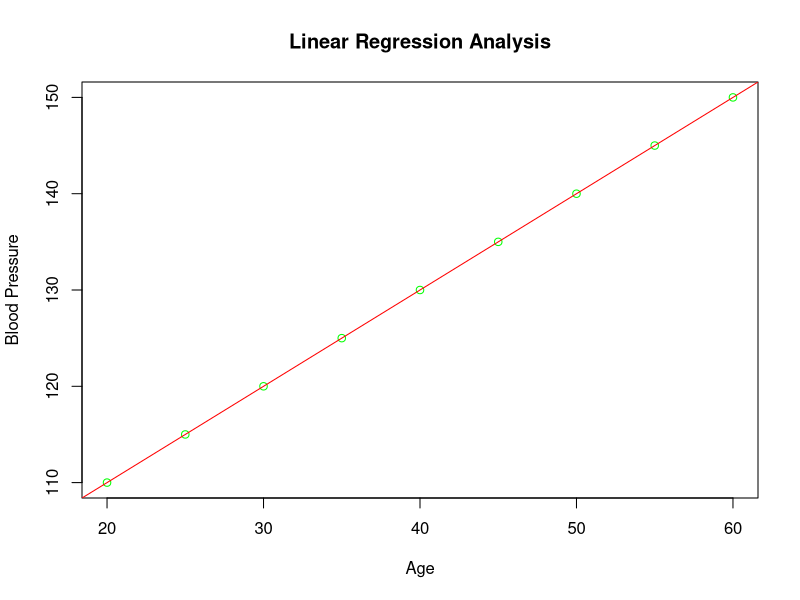

Reproduce this figure in R.
# Sample Data
Age <- c(20, 25, 30, 35, 40, 45, 50, 55, 60)
BloodPressure <- c(110, 115, 120, 125, 130, 135, 140, 145, 150)

# Create Data Frame
df <- data.frame(Age, BloodPressure)

# Linear Regression Model
Relation <- lm(BloodPressure ~ Age, data = df)

# Scatter Plot
plot(df$Age, df$BloodPressure,
     col = "green",
     main = "Linear Regression Analysis",
     xlab = "Age",
     ylab = "Blood Pressure")

# Regression Line
abline(Relation, col = "red")
